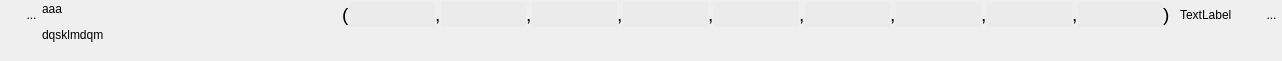
<?xml version="1.0" encoding="UTF-8"?>
<ui version="4.0">
 <class>WidgetTuple9</class>
 <widget class="QWidget" name="WidgetTuple9">
  <property name="geometry">
   <rect>
    <x>0</x>
    <y>0</y>
    <width>1282</width>
    <height>61</height>
   </rect>
  </property>
  <property name="sizePolicy">
   <sizepolicy hsizetype="Preferred" vsizetype="Minimum">
    <horstretch>0</horstretch>
    <verstretch>0</verstretch>
   </sizepolicy>
  </property>
  <property name="minimumSize">
   <size>
    <width>0</width>
    <height>0</height>
   </size>
  </property>
  <property name="windowTitle">
   <string>Form</string>
  </property>
  <layout class="QHBoxLayout" name="horizontalLayout_3">
   <property name="spacing">
    <number>0</number>
   </property>
   <property name="leftMargin">
    <number>0</number>
   </property>
   <property name="topMargin">
    <number>2</number>
   </property>
   <property name="rightMargin">
    <number>0</number>
   </property>
   <property name="bottomMargin">
    <number>2</number>
   </property>
   <item>
    <layout class="QVBoxLayout" name="verticalLayout_2">
     <property name="spacing">
      <number>0</number>
     </property>
     <item>
      <layout class="QHBoxLayout" name="horizontalLayout_2">
       <property name="spacing">
        <number>0</number>
       </property>
       <property name="sizeConstraint">
        <enum>QLayout::SetFixedSize</enum>
       </property>
       <item>
        <spacer name="horizontalSpacer_3">
         <property name="orientation">
          <enum>Qt::Horizontal</enum>
         </property>
         <property name="sizeType">
          <enum>QSizePolicy::Fixed</enum>
         </property>
         <property name="sizeHint" stdset="0">
          <size>
           <width>21</width>
           <height>20</height>
          </size>
         </property>
        </spacer>
       </item>
       <item>
        <widget class="MonBoutonValide" name="RBValide">
         <property name="minimumSize">
          <size>
           <width>21</width>
           <height>25</height>
          </size>
         </property>
         <property name="maximumSize">
          <size>
           <width>21</width>
           <height>25</height>
          </size>
         </property>
         <property name="focusPolicy">
          <enum>Qt::ClickFocus</enum>
         </property>
         <property name="toolTip">
          <string>Affiche le rapport de validation du mot-clef</string>
         </property>
         <property name="styleSheet">
          <string notr="true">border : 0px</string>
         </property>
         <property name="text">
          <string>...</string>
         </property>
         <property name="icon">
          <iconset>
           <normaloff>../Editeur/icons/ast-green-ball.png</normaloff>../Editeur/icons/ast-green-ball.png</iconset>
         </property>
         <property name="iconSize">
          <size>
           <width>25</width>
           <height>25</height>
          </size>
         </property>
        </widget>
       </item>
      </layout>
     </item>
     <item>
      <spacer name="verticalSpacer_2">
       <property name="orientation">
        <enum>Qt::Vertical</enum>
       </property>
       <property name="sizeHint" stdset="0">
        <size>
         <width>20</width>
         <height>5</height>
        </size>
       </property>
      </spacer>
     </item>
    </layout>
   </item>
   <item>
    <widget class="MonLabelClic" name="label">
     <property name="sizePolicy">
      <sizepolicy hsizetype="Fixed" vsizetype="Preferred">
       <horstretch>0</horstretch>
       <verstretch>0</verstretch>
      </sizepolicy>
     </property>
     <property name="minimumSize">
      <size>
       <width>300</width>
       <height>25</height>
      </size>
     </property>
     <property name="maximumSize">
      <size>
       <width>178</width>
       <height>16777215</height>
      </size>
     </property>
     <property name="frameShape">
      <enum>QFrame::NoFrame</enum>
     </property>
     <property name="text">
      <string>&lt;html&gt;&lt;head/&gt;&lt;body&gt;&lt;p&gt;aaa&lt;/p&gt;&lt;p&gt;dqsklmdqm&lt;/p&gt;&lt;/body&gt;&lt;/html&gt;</string>
     </property>
     <property name="scaledContents">
      <bool>false</bool>
     </property>
     <property name="alignment">
      <set>Qt::AlignLeading|Qt::AlignLeft|Qt::AlignTop</set>
     </property>
    </widget>
   </item>
   <item>
    <layout class="QVBoxLayout" name="verticalLayout">
     <item>
      <layout class="QHBoxLayout" name="horizontalLayout">
       <item>
        <widget class="QLabel" name="label_2">
         <property name="text">
          <string>&lt;html&gt;&lt;head/&gt;&lt;body&gt;&lt;p&gt;&lt;span style=&quot; font-size:14pt;&quot;&gt;(&lt;/span&gt;&lt;/p&gt;&lt;/body&gt;&lt;/html&gt;</string>
         </property>
        </widget>
       </item>
       <item>
        <widget class="QLineEdit" name="lineEditVal1">
         <property name="sizePolicy">
          <sizepolicy hsizetype="Preferred" vsizetype="Fixed">
           <horstretch>0</horstretch>
           <verstretch>0</verstretch>
          </sizepolicy>
         </property>
         <property name="minimumSize">
          <size>
           <width>0</width>
           <height>25</height>
          </size>
         </property>
         <property name="maximumSize">
          <size>
           <width>805</width>
           <height>16777215</height>
          </size>
         </property>
         <property name="styleSheet">
          <string notr="true">background:rgb(235,235,235);
border:0px;</string>
         </property>
        </widget>
       </item>
       <item>
        <widget class="QLabel" name="label_4">
         <property name="text">
          <string>&lt;html&gt;&lt;head/&gt;&lt;body&gt;&lt;p&gt;&lt;span style=&quot; font-size:14pt;&quot;&gt;,&lt;/span&gt;&lt;/p&gt;&lt;/body&gt;&lt;/html&gt;</string>
         </property>
        </widget>
       </item>
       <item>
        <widget class="QLineEdit" name="lineEditVal2">
         <property name="sizePolicy">
          <sizepolicy hsizetype="Preferred" vsizetype="Fixed">
           <horstretch>0</horstretch>
           <verstretch>0</verstretch>
          </sizepolicy>
         </property>
         <property name="minimumSize">
          <size>
           <width>0</width>
           <height>25</height>
          </size>
         </property>
         <property name="maximumSize">
          <size>
           <width>805</width>
           <height>16777215</height>
          </size>
         </property>
         <property name="focusPolicy">
          <enum>Qt::StrongFocus</enum>
         </property>
         <property name="styleSheet">
          <string notr="true">background:rgb(235,235,235);
border:0px;</string>
         </property>
        </widget>
       </item>
       <item>
        <widget class="QLabel" name="label_3">
         <property name="text">
          <string>&lt;html&gt;&lt;head/&gt;&lt;body&gt;&lt;p&gt;&lt;span style=&quot; font-size:14pt;&quot;&gt;,&lt;/span&gt;&lt;/p&gt;&lt;/body&gt;&lt;/html&gt;</string>
         </property>
        </widget>
       </item>
       <item>
        <widget class="QLineEdit" name="lineEditVal3">
         <property name="sizePolicy">
          <sizepolicy hsizetype="Preferred" vsizetype="Fixed">
           <horstretch>0</horstretch>
           <verstretch>0</verstretch>
          </sizepolicy>
         </property>
         <property name="minimumSize">
          <size>
           <width>0</width>
           <height>25</height>
          </size>
         </property>
         <property name="maximumSize">
          <size>
           <width>805</width>
           <height>16777215</height>
          </size>
         </property>
         <property name="focusPolicy">
          <enum>Qt::StrongFocus</enum>
         </property>
         <property name="styleSheet">
          <string notr="true">background:rgb(235,235,235);
border:0px;</string>
         </property>
        </widget>
       </item>
       <item>
        <widget class="QLabel" name="label_8">
         <property name="text">
          <string>&lt;html&gt;&lt;head/&gt;&lt;body&gt;&lt;p&gt;&lt;span style=&quot; font-size:14pt;&quot;&gt;,&lt;/span&gt;&lt;/p&gt;&lt;/body&gt;&lt;/html&gt;</string>
         </property>
        </widget>
       </item>
       <item>
        <widget class="QLineEdit" name="lineEditVal4">
         <property name="sizePolicy">
          <sizepolicy hsizetype="Expanding" vsizetype="Fixed">
           <horstretch>0</horstretch>
           <verstretch>0</verstretch>
          </sizepolicy>
         </property>
         <property name="minimumSize">
          <size>
           <width>0</width>
           <height>25</height>
          </size>
         </property>
         <property name="maximumSize">
          <size>
           <width>10000</width>
           <height>16777215</height>
          </size>
         </property>
         <property name="focusPolicy">
          <enum>Qt::StrongFocus</enum>
         </property>
         <property name="styleSheet">
          <string notr="true">background:rgb(235,235,235);
border:0px;</string>
         </property>
        </widget>
       </item>
       <item>
        <widget class="QLabel" name="label_9">
         <property name="text">
          <string>&lt;html&gt;&lt;head/&gt;&lt;body&gt;&lt;p&gt;&lt;span style=&quot; font-size:14pt;&quot;&gt;,&lt;/span&gt;&lt;/p&gt;&lt;/body&gt;&lt;/html&gt;</string>
         </property>
        </widget>
       </item>
       <item>
        <widget class="QLineEdit" name="lineEditVal5">
         <property name="sizePolicy">
          <sizepolicy hsizetype="Expanding" vsizetype="Fixed">
           <horstretch>0</horstretch>
           <verstretch>0</verstretch>
          </sizepolicy>
         </property>
         <property name="minimumSize">
          <size>
           <width>0</width>
           <height>25</height>
          </size>
         </property>
         <property name="maximumSize">
          <size>
           <width>10000</width>
           <height>16777215</height>
          </size>
         </property>
         <property name="focusPolicy">
          <enum>Qt::StrongFocus</enum>
         </property>
         <property name="styleSheet">
          <string notr="true">background:rgb(235,235,235);
border:0px;</string>
         </property>
        </widget>
       </item>
       <item>
        <widget class="QLabel" name="label_10">
         <property name="text">
          <string>&lt;html&gt;&lt;head/&gt;&lt;body&gt;&lt;p&gt;&lt;span style=&quot; font-size:14pt;&quot;&gt;,&lt;/span&gt;&lt;/p&gt;&lt;/body&gt;&lt;/html&gt;</string>
         </property>
        </widget>
       </item>
       <item>
        <widget class="QLineEdit" name="lineEditVal6">
         <property name="sizePolicy">
          <sizepolicy hsizetype="Expanding" vsizetype="Fixed">
           <horstretch>0</horstretch>
           <verstretch>0</verstretch>
          </sizepolicy>
         </property>
         <property name="minimumSize">
          <size>
           <width>0</width>
           <height>25</height>
          </size>
         </property>
         <property name="maximumSize">
          <size>
           <width>10000</width>
           <height>16777215</height>
          </size>
         </property>
         <property name="focusPolicy">
          <enum>Qt::StrongFocus</enum>
         </property>
         <property name="styleSheet">
          <string notr="true">background:rgb(235,235,235);
border:0px;</string>
         </property>
        </widget>
       </item>
       <item>
        <widget class="QLabel" name="label_11">
         <property name="text">
          <string>&lt;html&gt;&lt;head/&gt;&lt;body&gt;&lt;p&gt;&lt;span style=&quot; font-size:14pt;&quot;&gt;,&lt;/span&gt;&lt;/p&gt;&lt;/body&gt;&lt;/html&gt;</string>
         </property>
        </widget>
       </item>
       <item>
        <widget class="QLineEdit" name="lineEditVal8">
         <property name="sizePolicy">
          <sizepolicy hsizetype="Expanding" vsizetype="Fixed">
           <horstretch>0</horstretch>
           <verstretch>0</verstretch>
          </sizepolicy>
         </property>
         <property name="minimumSize">
          <size>
           <width>0</width>
           <height>25</height>
          </size>
         </property>
         <property name="maximumSize">
          <size>
           <width>10000</width>
           <height>16777215</height>
          </size>
         </property>
         <property name="focusPolicy">
          <enum>Qt::StrongFocus</enum>
         </property>
         <property name="styleSheet">
          <string notr="true">background:rgb(235,235,235);
border:0px;</string>
         </property>
        </widget>
       </item>
       <item>
        <widget class="QLabel" name="label_12">
         <property name="text">
          <string>&lt;html&gt;&lt;head/&gt;&lt;body&gt;&lt;p&gt;&lt;span style=&quot; font-size:14pt;&quot;&gt;,&lt;/span&gt;&lt;/p&gt;&lt;/body&gt;&lt;/html&gt;</string>
         </property>
        </widget>
       </item>
       <item>
        <widget class="QLineEdit" name="lineEditVal7">
         <property name="sizePolicy">
          <sizepolicy hsizetype="Expanding" vsizetype="Fixed">
           <horstretch>0</horstretch>
           <verstretch>0</verstretch>
          </sizepolicy>
         </property>
         <property name="minimumSize">
          <size>
           <width>0</width>
           <height>25</height>
          </size>
         </property>
         <property name="maximumSize">
          <size>
           <width>10000</width>
           <height>16777215</height>
          </size>
         </property>
         <property name="focusPolicy">
          <enum>Qt::StrongFocus</enum>
         </property>
         <property name="styleSheet">
          <string notr="true">background:rgb(235,235,235);
border:0px;</string>
         </property>
        </widget>
       </item>
       <item>
        <widget class="QLabel" name="label_13">
         <property name="text">
          <string>&lt;html&gt;&lt;head/&gt;&lt;body&gt;&lt;p&gt;&lt;span style=&quot; font-size:14pt;&quot;&gt;,&lt;/span&gt;&lt;/p&gt;&lt;/body&gt;&lt;/html&gt;</string>
         </property>
        </widget>
       </item>
       <item>
        <widget class="QLineEdit" name="lineEditVal9">
         <property name="sizePolicy">
          <sizepolicy hsizetype="Expanding" vsizetype="Fixed">
           <horstretch>0</horstretch>
           <verstretch>0</verstretch>
          </sizepolicy>
         </property>
         <property name="minimumSize">
          <size>
           <width>0</width>
           <height>25</height>
          </size>
         </property>
         <property name="maximumSize">
          <size>
           <width>10000</width>
           <height>16777215</height>
          </size>
         </property>
         <property name="focusPolicy">
          <enum>Qt::StrongFocus</enum>
         </property>
         <property name="styleSheet">
          <string notr="true">background:rgb(235,235,235);
border:0px;</string>
         </property>
        </widget>
       </item>
       <item>
        <widget class="QLabel" name="label_5">
         <property name="text">
          <string>&lt;html&gt;&lt;head/&gt;&lt;body&gt;&lt;p&gt;&lt;span style=&quot; font-size:14pt;&quot;&gt;)&lt;/span&gt;&lt;/p&gt;&lt;/body&gt;&lt;/html&gt;</string>
         </property>
        </widget>
       </item>
       <item>
        <spacer name="horizontalSpacer_2">
         <property name="orientation">
          <enum>Qt::Horizontal</enum>
         </property>
         <property name="sizeType">
          <enum>QSizePolicy::Fixed</enum>
         </property>
         <property name="sizeHint" stdset="0">
          <size>
           <width>10</width>
           <height>20</height>
          </size>
         </property>
        </spacer>
       </item>
       <item>
        <widget class="QLabel" name="lineEditUnite">
         <property name="text">
          <string>TextLabel</string>
         </property>
        </widget>
       </item>
       <item>
        <spacer name="horizontalSpacer_4">
         <property name="orientation">
          <enum>Qt::Horizontal</enum>
         </property>
         <property name="sizeType">
          <enum>QSizePolicy::Fixed</enum>
         </property>
         <property name="sizeHint" stdset="0">
          <size>
           <width>10</width>
           <height>20</height>
          </size>
         </property>
        </spacer>
       </item>
       <item>
        <spacer name="horizontalSpacer">
         <property name="orientation">
          <enum>Qt::Horizontal</enum>
         </property>
         <property name="sizeHint" stdset="0">
          <size>
           <width>40</width>
           <height>20</height>
          </size>
         </property>
        </spacer>
       </item>
       <item>
        <widget class="QToolButton" name="RBPoubelle">
         <property name="minimumSize">
          <size>
           <width>21</width>
           <height>25</height>
          </size>
         </property>
         <property name="maximumSize">
          <size>
           <width>21</width>
           <height>25</height>
          </size>
         </property>
         <property name="focusPolicy">
          <enum>Qt::ClickFocus</enum>
         </property>
         <property name="toolTip">
          <string>Détruit le mot-clef</string>
         </property>
         <property name="styleSheet">
          <string notr="true">border : 0px</string>
         </property>
         <property name="text">
          <string>...</string>
         </property>
         <property name="icon">
          <iconset>
           <normaloff>../Editeur/icons/deleteRond.png</normaloff>../Editeur/icons/deleteRond.png</iconset>
         </property>
         <property name="iconSize">
          <size>
           <width>25</width>
           <height>25</height>
          </size>
         </property>
        </widget>
       </item>
      </layout>
     </item>
     <item>
      <spacer name="verticalSpacer">
       <property name="orientation">
        <enum>Qt::Vertical</enum>
       </property>
       <property name="sizeHint" stdset="0">
        <size>
         <width>20</width>
         <height>13</height>
        </size>
       </property>
      </spacer>
     </item>
    </layout>
   </item>
  </layout>
 </widget>
 <customwidgets>
  <customwidget>
   <class>MonBoutonValide</class>
   <extends>QToolButton</extends>
   <header>InterfaceGUI.QT5.monBoutonValide.h</header>
  </customwidget>
  <customwidget>
   <class>MonLabelClic</class>
   <extends>QLabel</extends>
   <header>InterfaceGUI.QT5.monLabelClic.h</header>
  </customwidget>
 </customwidgets>
 <resources/>
 <connections/>
</ui>
